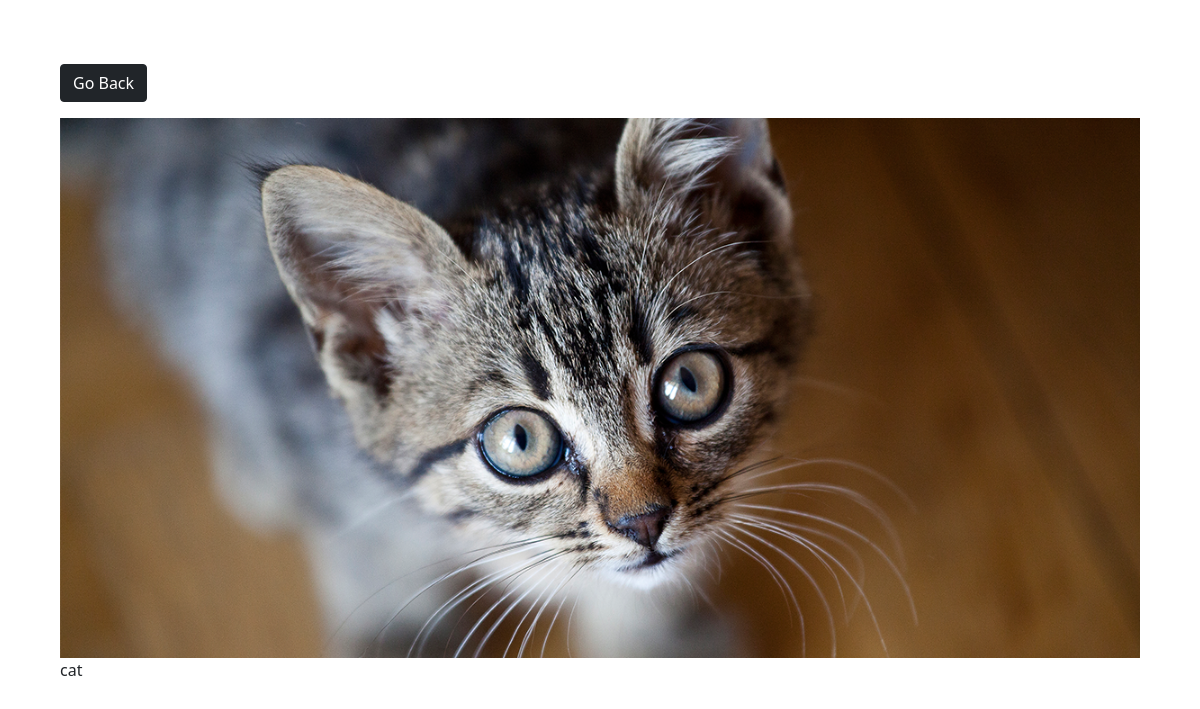
Screenshot of /photo/1/ with the database file from the repository.
### photos/models.py (models this page shows, shortened)
class photos(models.Model):
    description = models.TextField()
    img = models.ImageField(null=False, blank= False)
    category = models.ForeignKey(Category, on_delete= models.SET_NULL, null= True )

### photos/views.py (the view)
# urls.py: path('photo/<str:pk>/', views.viewphoto, name='photo'),
def viewphoto(request, pk):
    img = photos.objects.get(id=pk)
    return render(request, 'photos/photo.html',{'img': img})

### photos/templates/photos/photo.html (shortened to what this page needs)
<!DOCTYPE html>
<html>
<head>
    <link href="https://cdn.jsdelivr.net/npm/bootstrap@5.0.0-beta1/dist/css/bootstrap.min.css" rel="stylesheet"
>
</head>
<body class="m-5">
    <div class="container">
        <div class="row justify-content-center">
            <div class="col">
                <a href="{% url 'gallery' %}" class="btn btn-dark my-3">Go Back</a>
                <div style="height: 90vh;">
                    <img style="max-width: 100%; max-height: 100%;" src="{{ img.img.url }}">
                    <p> {{ img.description }}</p>
                </div>
            </div>
        </div>
    </div>
</body>
</html>

### rows the page displays
photos: img (picture), description "cat"
